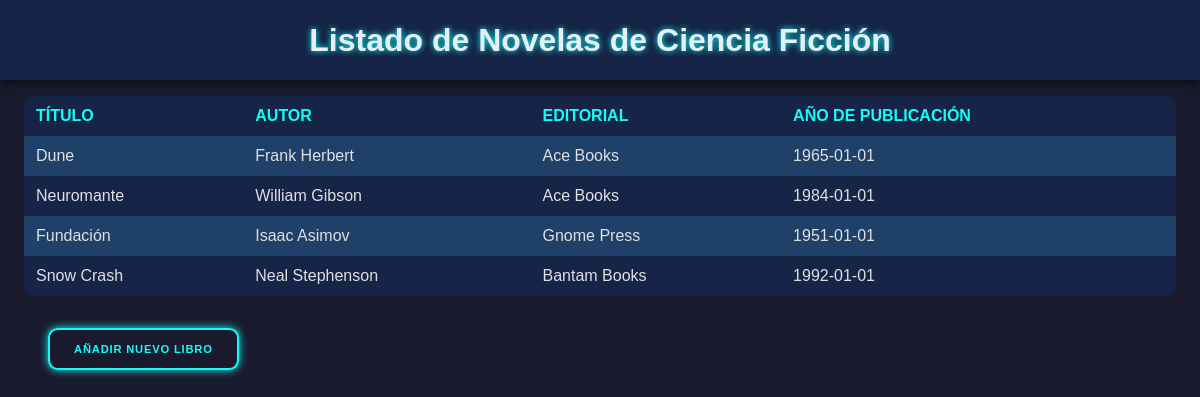
The app's page /poc1.php with its own data.
### tables this page shows
CREATE TABLE Novela (
    id_novela INT AUTO_INCREMENT PRIMARY KEY, 
    titulo VARCHAR(150) NOT NULL, 
    fechaPublicacion DATE NOT NULL, 
    id_autor INT NOT NULL,            
    id_editorial INT NOT NULL,       
    FOREIGN KEY (id_autor) REFERENCES Autor(id_autor), 
    FOREIGN KEY (id_editorial) REFERENCES Editorial(id_editorial)
);

CREATE TABLE Autor (
    id_autor INT AUTO_INCREMENT PRIMARY KEY, 
    nombre VARCHAR(100) NOT NULL 
);

CREATE TABLE Editorial (
    id_editorial INT AUTO_INCREMENT PRIMARY KEY, 
    nombre VARCHAR(100) NOT NULL  
);

### www/poc1.php (the view, shortened to what this page needs)
<?php
include 'configuracion.php';
$sql = "
    SELECT
        n.titulo AS 'Título',
        a.nombre AS 'Autor',
        e.nombre AS 'Editorial',
        n.fechaPublicacion AS 'Año de publicación'
    FROM Novela n
    INNER JOIN Autor a ON n.id_autor = a.id_autor
    INNER JOIN Editorial e ON n.id_editorial = e.id_editorial
";
$resultado = $conexion->query($sql);
?>
<!DOCTYPE html>
<html lang="es">
<head>
    <link rel="stylesheet" href="./css/styles.css">
</head>
<body>
<header>
    <h1>Listado de Novelas de Ciencia Ficción</h1>
</header>
<main>
    <div class="contenido-tabla">
        <?php
        if ($resultado && $resultado->num_rows > 0) {
            echo "<table>";
            echo "<thead><tr><th>Título</th><th>Autor</th><th>Editorial</th><th>Año de publicación</th></tr></thead>";
            echo "<tbody>";
            while ($fila = $resultado->fetch_assoc()) {
                echo "<tr>";
                echo "<td>" . $fila['Título']. "</td>";
                echo "<td>" . $fila['Autor'] . "</td>";
                echo "<td>" . $fila['Editorial'] . "</td>";
                echo "<td>" . $fila['Año de publicación'] . "</td>";
                echo "</tr>";
            }
            echo "</tbody></table>";
        } else {
            echo "<p style='text-align:center;'>No hay resultados en la base de datos.</p>";
        }
        ?>
    </div>
</main>
<button class='btn-AddLibro'>Añadir nuevo libro</button>
</body>
</html>

### www/css/styles.css (style rules this page uses)
* { box-sizing: border-box; margin: 0; padding: 0; }
:root { --fondo: #1a1a2e; --texto: #e0e0e0; --header-bg: #162447; --tabla-bg: #1f4068; --fila-bg: #162447; --fila-hover: #b6e9f9; --input-bg: #0f3460; --input-text: #e0e0e0; --inputTx-hover:#000000; --neon-color: #0ffff8; --neon-colorh1: #e6eff6; --neon-rojo: #ff073a; --neon-verde: #39ff14; }
body { font-family: 'Arial', sans-serif; font-size: 1rem; line-height: 1.5; background-color: var(--fondo); color: var(--texto); }
header { background-color: var(--header-bg); text-align: center; padding: 2vh 1vw; box-shadow: 0 0.5vh 1vh rgba(0,0,0,0.5); }
header h1 { color: var(--neon-colorh1); font-size: 2rem; text-shadow: 0 0 0.5vw var(--neon-color); }
main { padding: 2vh 2vw; display: flex; flex-direction: column; gap: 2vh; }
.contenido-tabla { overflow-x: auto; }
table { width: 100%; border-collapse: separate; border-spacing: 0; min-width: 20rem; background-color: var(--tabla-bg); border-radius: 0.76rem; overflow: hidden; margin-bottom: 1vh; }
thead { background-color: var(--fila-bg); }
th, td { padding: 1vh 1vw; text-align: left; }
tbody tr:nth-child(even) { background-color: var(--fila-bg); }
th { color: var(--neon-color); text-transform: uppercase; }
.btn-AddLibro { margin: 1vh 0 0 6vh; background-color: var(--header-b); color: var(--neon-color); border: 0.15rem solid var(--neon-color); border-radius: 0.6rem; padding: 0.8rem 1.5rem; font-size: 0.7rem; cursor: pointer; text-transform: uppercase; letter-spacing: 0.05rem; font-weight: bold; transition: 0.3s; box-shadow: 0 0 0.5rem var(--neon-color); text-decoration: none; display: inline-block; }

### records on screen
novela: titulo "Dune", id_autor.nombre "Frank Herbert", id_editorial.nombre "Ace Books", fechaPublicacion "1965-01-01"
novela: titulo "Neuromante", id_autor.nombre "William Gibson", id_editorial.nombre "Ace Books", fechaPublicacion "1984-01-01"
novela: titulo "Fundación", id_autor.nombre "Isaac Asimov", id_editorial.nombre "Gnome Press", fechaPublicacion "1951-01-01"
novela: titulo "Snow Crash", id_autor.nombre "Neal Stephenson", id_editorial.nombre "Bantam Books", fechaPublicacion "1992-01-01"
